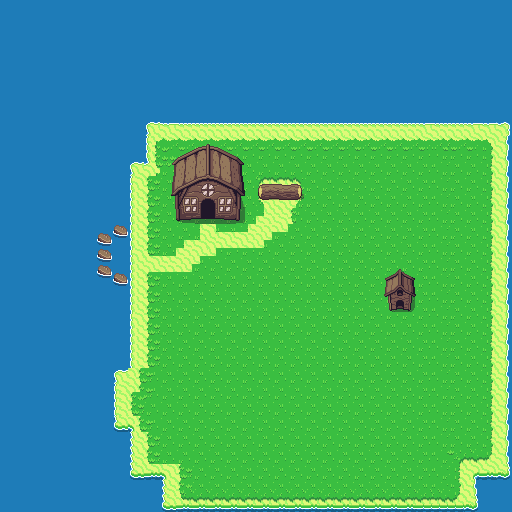

The image is a tile-based game level rendered from a .tmx file. Its description and source (layers, tilesets, objects; grid data summarised) follow:
An orthogonal 64x64 tile map with 8x8 px tiles, 2 tile layers (Tile Layer 1, Tile Layer 2).

<map version="1.5" tiledversion="1.6.0" orientation="orthogonal" renderorder="right-down" width="64" height="64" tilewidth="8" tileheight="8" infinite="0" nextlayerid="3" nextobjectid="1">
 <editorsettings>
  <export target="../source/lumber_ridge.c" format="gba" />
 </editorsettings>
 <tileset firstgid="1" source="overworld.tsx" />
 <layer id="1" name="Tile Layer 1" width="64" height="64">
  <data>[4096 cells, 4096 non-empty, 87 distinct tile ids]</data>
 </layer>
 <layer id="2" name="Tile Layer 2" width="64" height="64">
  <data>[4096 cells, 156 non-empty, 140 distinct tile ids]</data>
 </layer>
</map>
